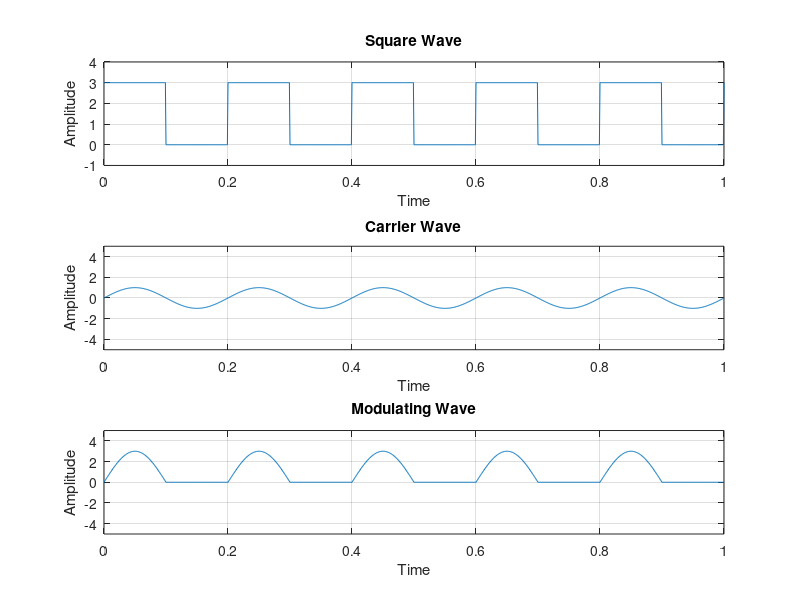

MATLAB code to generate this figure:
fm=input('enter the message frequency :');
fc=input('enter the carrier frequency :');
A=3;
t=0:0.001:1;
m=(A.*square(2*pi*fm*t)+A)/2; %1 works for positive value,-1 works for negative value
 
c=sin(2*pi*fc*t);
s=m.*c;
subplot(3,1,1); %create 3 subplot by grid 1 and at position 1
plot(t,m);
title('Square Wave');
ylim([-1 4]);
xlabel('Time');
ylabel('Amplitude');
grid;
subplot(3,1,2);
plot(t,c);
title('Carrier Wave');
ylim([-5 5]);
xlabel('Time');
ylabel('Amplitude');
grid;
subplot(3,1,3);
plot(t,s);
title('Modulating Wave');
ylim([-5 5]);
xlabel('Time');
ylabel('Amplitude');
grid;
